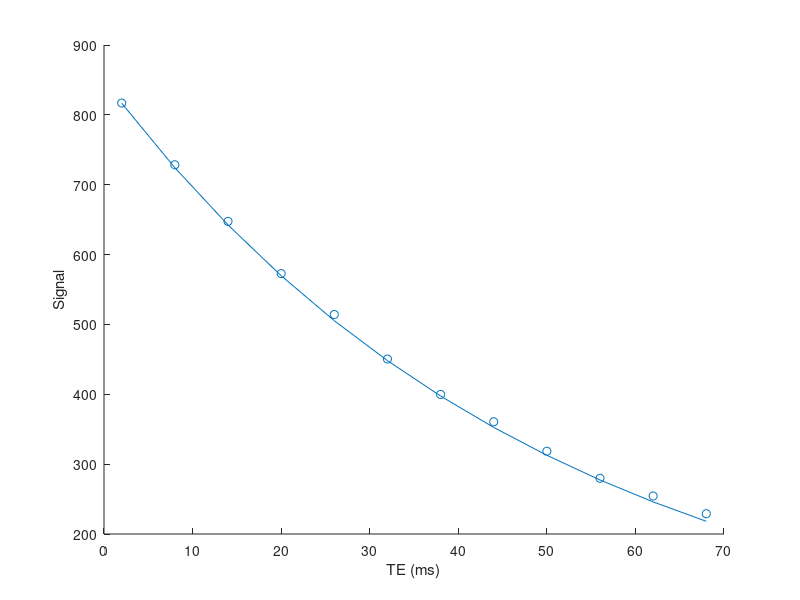

Source code (MATLAB): (Note: this script raises an error after producing the figure.)
% Test R2* fitting

addpath(genpath('/export02/data/chris/programs/hMRI-toolbox-0.4.0' ))


% Sample data:
TE = 2:6:68;

M0 = 850;
T2star = 50; % [ms]
Sig = M0* exp((-TE/T2star));
Noise = rand([1, length(TE)])*(M0/70); % SNR of 70ish
SigN = Sig + Noise;

% View data 
figure;
scatter(TE, SigN);
hold on
plot(TE,Sig)
xlabel("TE (ms)")
ylabel("Signal")


%% Fit one, to exponential:
tic
opts = fitoptions( 'Method', 'NonlinearLeastSquares','Lower',[0,0],'Upper',[5000,200], 'Start', [1500, 50]);
opts.Robust = 'Bisquare';
% now fit
myfittype = fittype('k * exp(-TE/T2st)','dependent', {'SigN'}, 'independent',{'TE'},'coefficients', {'k','T2st'});
fitT2st = fit( TE', SigN', myfittype, opts ); % Add in upper and lower bounds to help with fit
T2stcoef = coeffvalues(fitT2st);
toc

% add plot:
plot(TE, T2stcoef(1) * exp(-TE/T2stcoef(2)))


%% Fit 2, log linear:
% Linear fit
tic
opts = fitoptions( 'Method', 'NonlinearLeastSquares','Lower',[0,0],'Upper',[5000,200], 'Start', [1500, 50]);
opts.Robust = 'Bisquare';
% now fit
myfittype = fittype('k -TE/T2st','dependent', {'SigN'}, 'independent',{'TE'},'coefficients', {'k','T2st'});
fitT2st2 = fit( TE', log(SigN)', myfittype, opts ); % Add in upper and lower bounds to help with fit
T2stcoef2 = coeffvalues(fitT2st2);
M0 = exp(T2stcoef2(1)); % undo the log

toc
plot(TE, M0 * exp(-TE/T2stcoef2(2)))


%% Fit 3 Matrix Form
% Hijacked from hMRI toolbox, but simplified for only 1.


dims=size(img);
Nvoxels=prod(dims(1:end-1));
Nweighted=1;

D = zeros( length(TE), 2);
D(:,1) = -TE;
D(:,2) = 1;

% Build response variable vector
nTEs = length(TE);
assert(nTEs>1,'must have more than one TE')

localDims = size( img);
assert(localDims(end) == nTEs,'echoes must be in the final dimension')
assert(prod(localDims(1:end-1)) == Nvoxels,'all input data must have the same number of voxels');

y = reshape( img, Nvoxels, nTEs).';

% log(0) is not defined, so warn the user about zeroes in their data 
% for methods involving a log transform.
% The warning can be disabled with "warning('off','hmri:zerosInInput')"
if any(y(:)==0)&&~contains(lower(method),'nlls')
    warning('hmri:zerosInInput',[...
        'Zero values detected in some voxels in the input data. This ',...
        'will cause estimation to fail in these voxels due to the log ',...
        'transform. If these voxels are background voxels, consider ',...
        'removing them from the input data matrices. ',...
        'Zero values which occur only at high TE in voxels of interest ',...
        'could be replaced with a small positive number, e.g. eps(1) ',...
        '(if the data magnitudes are ~1) or 1 if the data are ',...
        'integer-valued. Note: Care must be taken when replacing ',...
        'values, as this could bias the R2* estimation.']);
end



beta=(D'*D)\(D'*log(y));
beta(2:end,:)=exp(beta(2:end,:));
%% Output
% extra unity in reshape argument avoids problems if size(dims)==2.
R2s=reshape(beta(1,:),[dims(1:end-1),1]);
T2s = 1./R2s;

% extrapolate to TE = 0;
M0extrapolated = beta(2,:);
M0extrapolated = reshape( M0extrapolated,[dims(1:end-1),1]);

plot(TE, M0extrapolated * exp(-TE/T2s))



